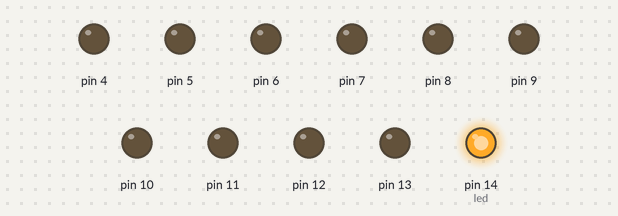
A sketch run on a simulated Arduino Uno, built with avr-gcc and run on an emulated ATmega328P. Shown: output pins drawn as LEDs (lit = HIGH).

Above: at 0.05 s.
At 0.45 s:
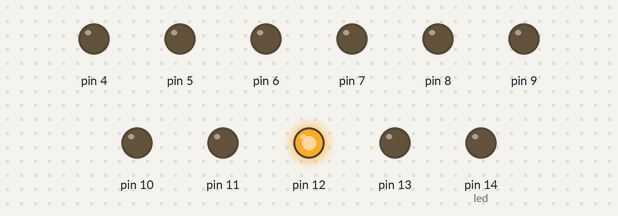
At 1.05 s:
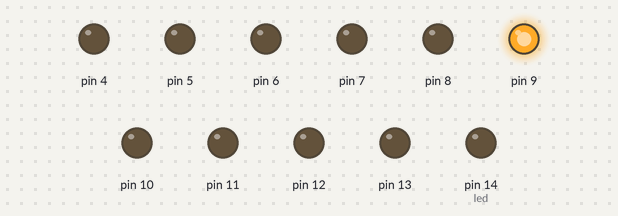
At 2.25 s:
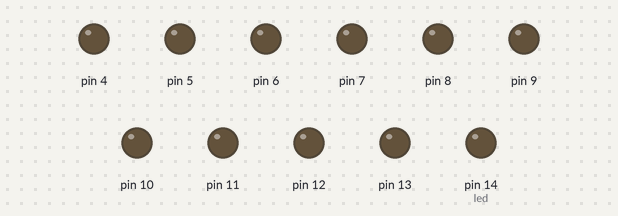
At 3.85 s:
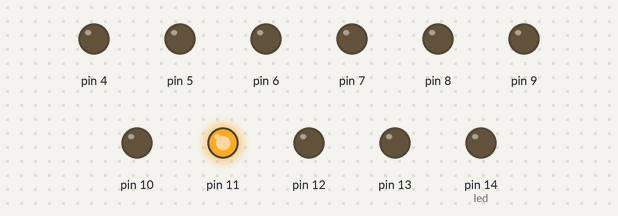
At 5.65 s:
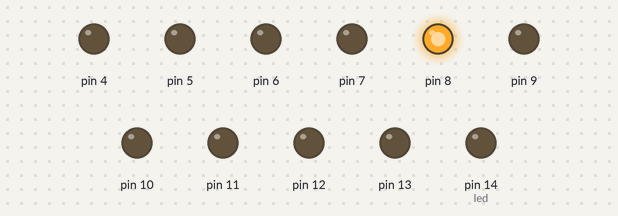
Timing chart, 0 to 6.0 s (numbered marks = the images above):
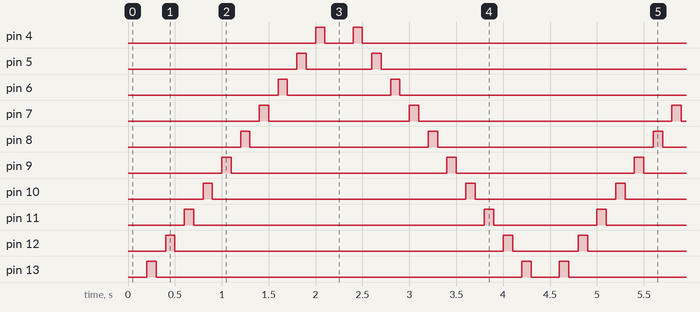

The sketch:

Knight_Rider_-_Otimizado.ino
```cpp
void setup()
{
  for(int porta = 14; porta >=4;porta--)
  {
  pinMode(porta, OUTPUT);
  }
}
void loop()
{
  int led = 14;
  for(led;led >=4;led--)
  {
    digitalWrite(led,HIGH);
    delay(100);
    digitalWrite(led,LOW);
    delay(100);
  }
  for(led; led <=13; led++)
  {
    digitalWrite(led,HIGH);
    delay(100);
    digitalWrite(led,LOW);
    delay(100);
  }
}
```

Measured:
- by itself, pin 4: repeats every 4.4 s: LOW 0.30 s, HIGH 0.10 s, LOW 3.9 s, HIGH 0.10 s
- by itself, pin 5: repeats every 4.4 s: LOW 0.70 s, HIGH 0.10 s, LOW 3.5 s, HIGH 0.10 s
- by itself, pin 6: repeats every 4.4 s: LOW 1.1 s, HIGH 0.10 s, LOW 3.1 s, HIGH 0.10 s
- by itself, pin 7: repeats every 4.4 s: LOW 1.5 s, HIGH 0.10 s, LOW 2.7 s, HIGH 0.10 s
- by itself, pin 8: repeats every 4.4 s: LOW 1.9 s, HIGH 0.10 s, LOW 2.3 s, HIGH 0.10 s
- by itself, pin 9: repeats every 4.4 s: LOW 2.3 s, HIGH 0.10 s, LOW 1.9 s, HIGH 0.10 s
- by itself, pin 10: repeats every 4.4 s: LOW 2.7 s, HIGH 0.10 s, LOW 1.5 s, HIGH 0.10 s
- by itself, pin 11: repeats every 4.4 s: LOW 3.1 s, HIGH 0.10 s, LOW 1.1 s, HIGH 0.10 s
